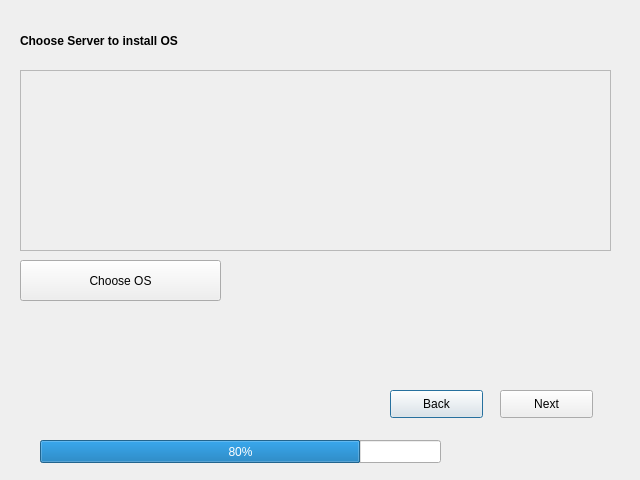
<?xml version="1.0" encoding="UTF-8"?>
<ui version="4.0">
 <class>Dialog</class>
 <widget class="QDialog" name="Dialog">
  <property name="geometry">
   <rect>
    <x>0</x>
    <y>0</y>
    <width>640</width>
    <height>480</height>
   </rect>
  </property>
  <property name="windowTitle">
   <string>Dialog</string>
  </property>
  <widget class="QPushButton" name="Back_button">
   <property name="geometry">
    <rect>
     <x>390</x>
     <y>390</y>
     <width>93</width>
     <height>28</height>
    </rect>
   </property>
   <property name="text">
    <string>Back</string>
   </property>
  </widget>
  <widget class="QScrollArea" name="scrollArea">
   <property name="geometry">
    <rect>
     <x>20</x>
     <y>70</y>
     <width>591</width>
     <height>181</height>
    </rect>
   </property>
   <property name="widgetResizable">
    <bool>true</bool>
   </property>
   <widget class="QWidget" name="scrollAreaWidgetContents">
    <property name="geometry">
     <rect>
      <x>0</x>
      <y>0</y>
      <width>589</width>
      <height>179</height>
     </rect>
    </property>
    <layout class="QVBoxLayout" name="verticalLayout"/>
   </widget>
  </widget>
  <widget class="QLabel" name="Lchoose">
   <property name="geometry">
    <rect>
     <x>20</x>
     <y>20</y>
     <width>491</width>
     <height>41</height>
    </rect>
   </property>
   <property name="font">
    <font>
     <pointsize>9</pointsize>
     <weight>75</weight>
     <bold>true</bold>
    </font>
   </property>
   <property name="text">
    <string>Choose Server to install OS</string>
   </property>
  </widget>
  <widget class="QPushButton" name="Next_button">
   <property name="geometry">
    <rect>
     <x>500</x>
     <y>390</y>
     <width>93</width>
     <height>28</height>
    </rect>
   </property>
   <property name="text">
    <string>Next</string>
   </property>
  </widget>
  <widget class="QProgressBar" name="progressBar">
   <property name="geometry">
    <rect>
     <x>40</x>
     <y>440</y>
     <width>401</width>
     <height>23</height>
    </rect>
   </property>
   <property name="cursor">
    <cursorShape>PointingHandCursor</cursorShape>
   </property>
   <property name="value">
    <number>80</number>
   </property>
  </widget>
  <widget class="QPushButton" name="Choose_button">
   <property name="geometry">
    <rect>
     <x>20</x>
     <y>260</y>
     <width>201</width>
     <height>41</height>
    </rect>
   </property>
   <property name="text">
    <string>Choose OS</string>
   </property>
  </widget>
 </widget>
 <resources/>
 <connections/>
</ui>
